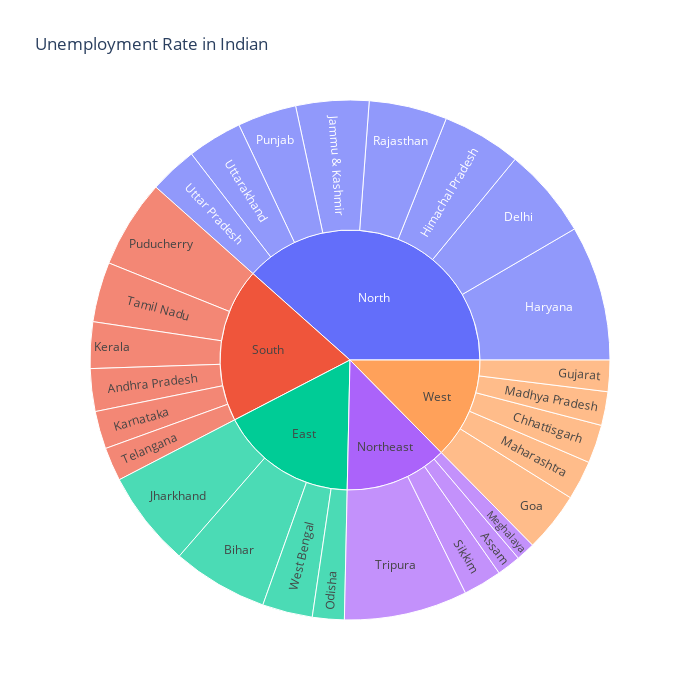

Notebook source saved alongside this figure:
### Code cell
unemplomet = data[["States","Region","Estimated Unemployment Rate"]]
figure = px.sunburst(unemplomet,path=["Region","States"],
                     values="Estimated Unemployment Rate",
                     width = 700,height=700,color_continuous_scale="RdY1Gn",
                     title="Unemployment Rate in Indian")
figure.show()

### Figure 1 — Plotly figure (JSON) as saved in the notebook; plotly's stock layout.template omitted (floating-point values rounded to 4 significant figures)
{"data": [{"branchvalues": "total", "domain": {"x": [0, 1], "y": [0, 1]}, "hovertemplate": "labels=%{label}<br>Estimated Unemployment Rate=%{value}<br>parent=%{parent}<br>id=%{id}<extra></extra>", "ids": ["South/Andhra Pradesh", "Northeast/Assam", "East/Bihar", "West/Chhattisgarh", "North/Delhi", "West/Goa", "West/Gujarat", "North/Haryana", "North/Himachal Pradesh", "North/Jammu & Kashmir", "East/Jharkhand", "South/Karnataka", "South/Kerala", "West/Madhya Pradesh", "West/Maharashtra", "Northeast/Meghalaya", "East/Odisha", "South/Puducherry", "North/Punjab", "North/Rajasthan", "Northeast/Sikkim", "South/Tamil Nadu", "South/Telangana", "Northeast/Tripura", "North/Uttar Pradesh", "North/Uttarakhand", "East/West Bengal", "East", "North", "Northeast", "South", "West"], "labels": ["Andhra Pradesh", "Assam", "Bihar", "Chhattisgarh", "Delhi", "Goa", "Gujarat", "Haryana", "Himachal Pradesh", "Jammu & Kashmir", "Jharkhand", "Karnataka", "Kerala", "Madhya Pradesh", "Maharashtra", "Meghalaya", "Odisha", "Puducherry", "Punjab", "Rajasthan", "Sikkim", "Tamil Nadu", "Telangana", "Tripura", "Uttar Pradesh", "Uttarakhand", "West Bengal", "East", "North", "Northeast", "South", "West"], "name": "", "parents": ["South", "Northeast", "East", "West", "North", "West", "West", "North", "North", "North", "East", "South", "South", "West", "West", "Northeast", "East", "South", "North", "North", "Northeast", "South", "South", "Northeast", "North", "North", "East", "", "", "", "", ""], "type": "sunburst", "values": [86.64, 48.56, 194.7, 78.19, 184.1, 121.7, 63.76, 274.8, 160.7, 148.3, 195.4, 76.68, 94.34, 68.54, 79.79, 38.66, 64.62, 179.4, 119.8, 158.7, 78.34, 121.9, 68.33, 250.6, 97.37, 111.6, 101.9, 556.6, 1255.0, 416.1, 627.3, 411.9]}], "layout": {"height": 700, "legend": {"tracegroupgap": 0}, "title": {"text": "Unemployment Rate in Indian"}, "width": 700}}
